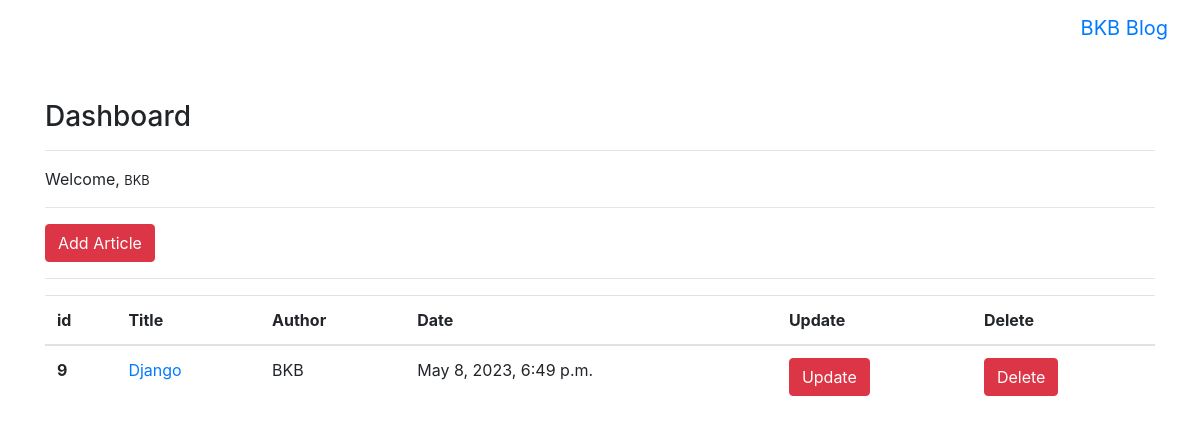
/articles/dashboard/ (signed in), run on an earlier commit of the app's database.
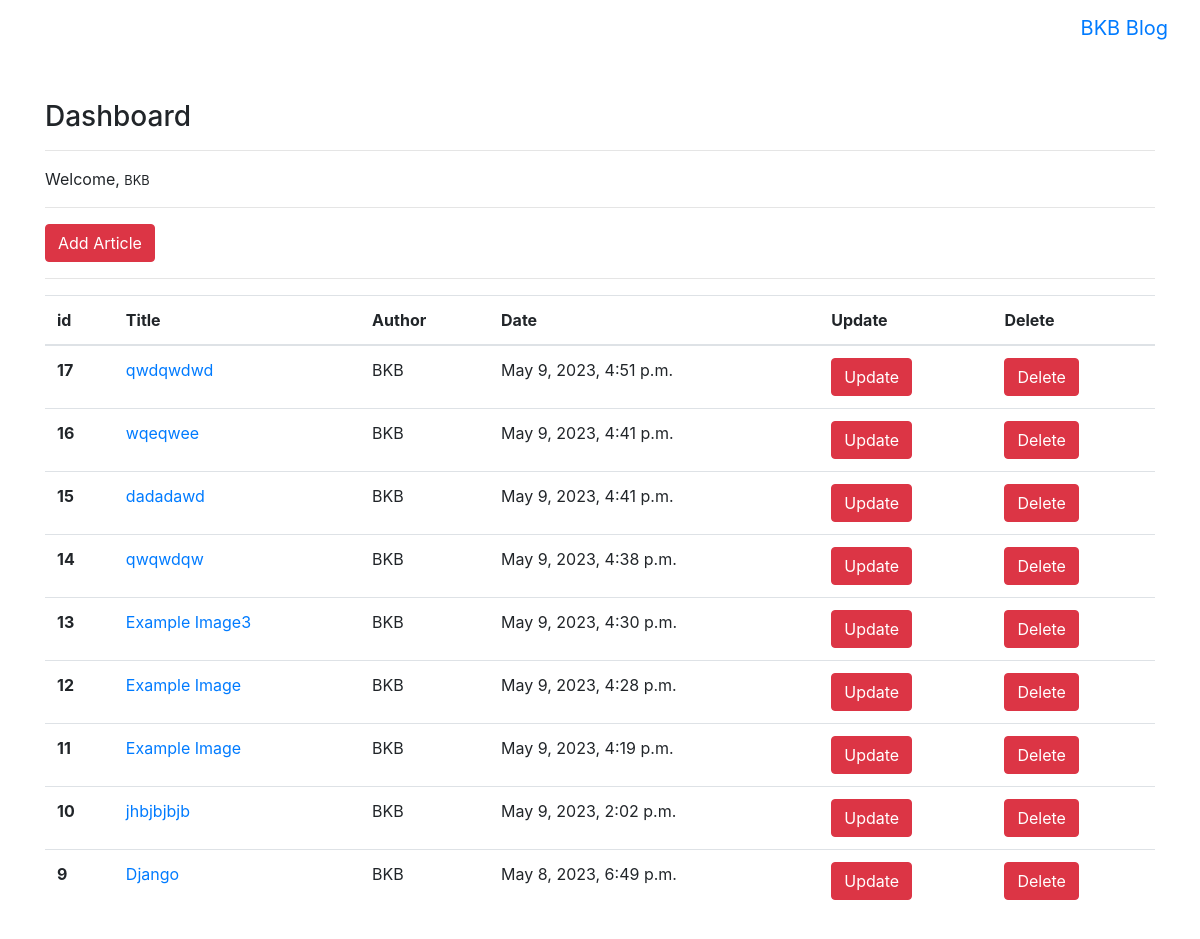
And on a later commit of the database.
### article/models.py (models this page shows, shortened)
class Article(models.Model):
    author = models.ForeignKey("auth.User", on_delete = models.CASCADE)
    title = models.CharField(max_length = 50)
    content = RichTextField()
    created_date = models.DateTimeField(auto_now_add = True)
    article_image = models.FileField(blank = True, null = True, verbose_name = "Add image to the article")
    class Meta:
        ordering = ['-created_date']

### article/views.py (the view)
# urls.py: path('dashboard/', views.dashboard, name = "dashboard"),
@login_required(login_url = "user:login")
def dashboard(request):
     articles = Article.objects.filter(author = request.user)
     context = {
          "articles" : articles
     }
     return render(request, "dashboard.html", context)

### templates/dashboard.html
{% extends "layout.html" %} {% block body %}
<h3>Dashboard</h3>
<hr />
<p>Welcome, <small>{{ request.user.username }}</small></p>
<hr />
<a class="btn btn-danger" href="{% url 'article:addarticle' %}">Add Article</a>
<hr />
{% if articles %}
<table class="table">
  <thead>
    <tr>
      <th scope="col">id</th>
      <th scope="col">Title</th>
      <th scope="col">Author</th>
      <th scope="col">Date</th>
      <th scope="col">Update</th>
      <th scope="col">Delete</th>
    </tr>
  </thead>
  <tbody>
    {% for article in articles %}
    <tr>
      <th scope="row">{{ article.id }}</th>
      <td>
        <a href="{% url 'article:detail' article.id %}">{{ article.title }}</a>
      </td>
      <td>{{ article.author.username }}</td>
      <td>{{ article.created_date }}</td>
      <td>
        <a href="{% url 'article:update' article.id %}" class="btn btn-danger"
          >Update</a
        >
      </td>
      <td>
        <a href="{% url 'article:delete' article.id %}" class="btn btn-danger"
          >Delete</a
        >
      </td>
    </tr>
    {% endfor %}
  </tbody>
</table>
{% else %}
<div class="alert alert-danger">You don't have an article yet.</div>
{% endif %} {% endblock %}

What changed in the data, as far as the page shows it:
added Article: id "17", title "qwdqwdwd", author.username "BKB", created_date "May 9, 2023, 4:51 p.m."
added Article: id "16", title "wqeqwee", author.username "BKB", created_date "May 9, 2023, 4:41 p.m."
added Article: id "15", title "dadadawd", author.username "BKB", created_date "May 9, 2023, 4:41 p.m."
added Article: id "14", title "qwqwdqw", author.username "BKB", created_date "May 9, 2023, 4:38 p.m."
added Article: id "13", title "Example Image3", author.username "BKB", created_date "May 9, 2023, 4:30 p.m."
added Article: id "12", title "Example Image", author.username "BKB", created_date "May 9, 2023, 4:28 p.m."
added Article: id "11", title "Example Image", author.username "BKB", created_date "May 9, 2023, 4:19 p.m."
added Article: id "10", title "jhbjbjbjb", author.username "BKB", created_date "May 9, 2023, 2:02 p.m."
